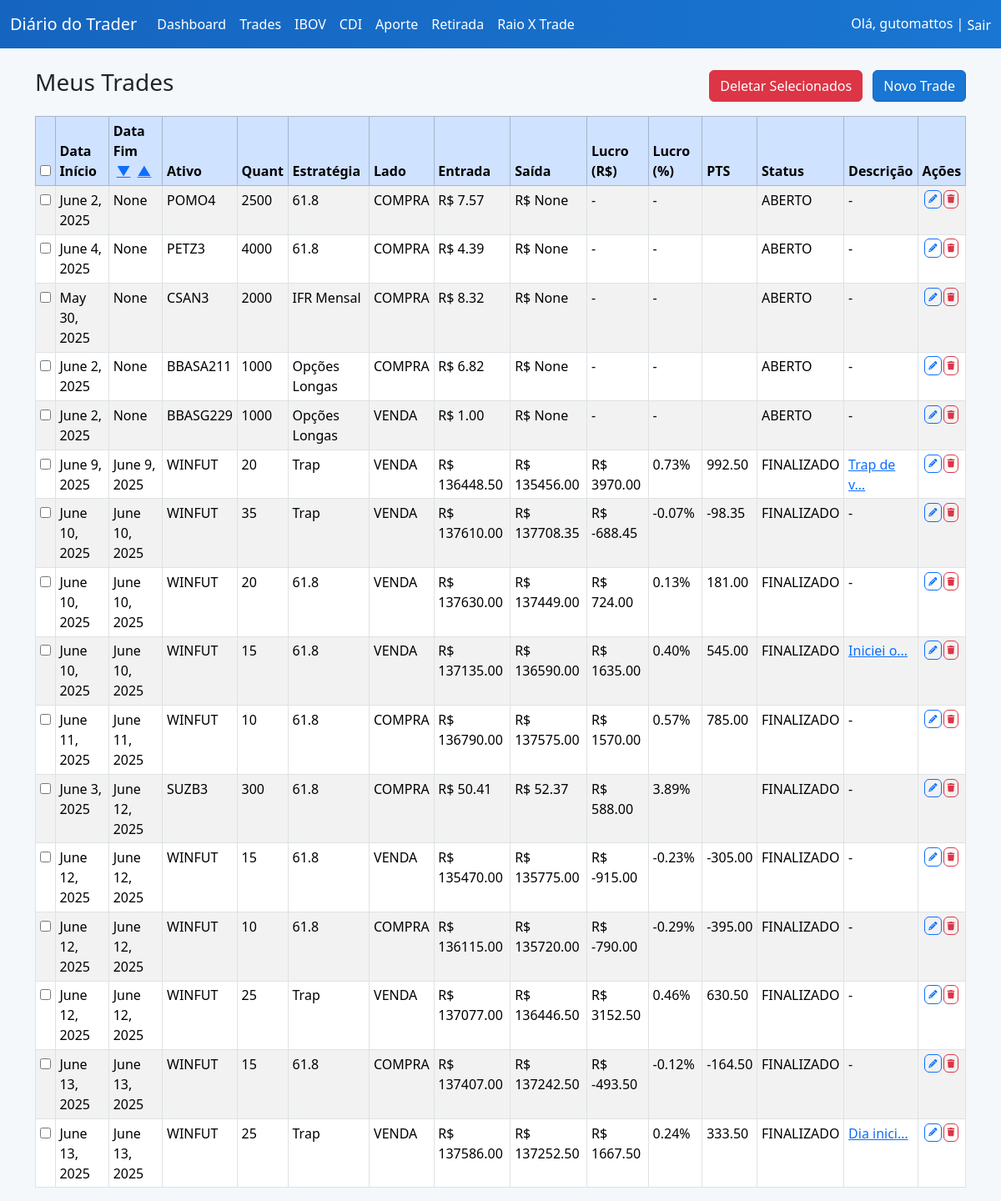
Page /trades/?ordem=asc (signed in) on the committed database.
### core/models.py (models this page shows)
class Trade(models.Model):
    LADOS = [
        ("COMPRA", "Compra"),
        ("VENDA", "Venda"),
    ]
    STATUS_CHOICES = [
        ("ABERTO", "Aberto"),
        ("FINALIZADO", "Finalizado"),
    ]
    usuario = models.ForeignKey(User, on_delete=models.CASCADE)
    data_inicio = models.DateField()
    data_fim = models.DateField(blank=True, null=True)
    ativo = models.CharField(max_length=20)
    quant = models.IntegerField()
    estrategia = models.ForeignKey(Estrategia, on_delete=models.PROTECT)
    lado = models.CharField(max_length=10, choices=LADOS)
    preco_entrada = models.DecimalField(max_digits=12, decimal_places=2)
    preco_saida = models.DecimalField(max_digits=12, decimal_places=2, blank=True, null=True)
    descricao = models.TextField(blank=True)
    status = models.CharField(max_length=12, choices=STATUS_CHOICES, default="FINALIZADO")
    def lucro_reais(self):
        if self.preco_entrada is None or self.preco_saida is None:
            return None
        if self.ativo == "WINFUT":
            fator = Decimal('0.2')
        elif self.ativo == "WDOFUT":
            fator = Decimal('10')
        else:
            fator = Decimal('1')
        if self.lado == "VENDA":
            return (self.preco_entrada - self.preco_saida) * self.quant * fator
        else:
            return (self.preco_saida - self.preco_entrada) * self.quant * fator
    def lucro_percentual(self):
        if self.preco_entrada is None or self.preco_saida is None:
            return None
        if self.lado == "VENDA":
            return (1 - self.preco_saida / self.preco_entrada) * 100
        else:
            return (self.preco_saida / self.preco_entrada - 1) * 100
    def pts(self):
        if self.ativo == "WINFUT":
            fator = Decimal('0.2')
        elif self.ativo == "WDOFUT":
            fator = Decimal('10')
        else:
            return None
        if self.lado == "VENDA":
            return (self.preco_entrada - self.preco_saida)
        else:
            return (self.preco_saida - self.preco_entrada)

class Estrategia(models.Model):
    nome = models.CharField(max_length=20, unique=True)
    ordem = models.PositiveIntegerField(default=0)
    class Meta:
        ordering = ['ordem', 'nome']
    def __str__(self):
        return self.nome

### core/views.py (the view)
# urls.py: path('trades/', views.trade_list, name='trade_list'),
@login_required
def trade_list(request):
    ordem = request.GET.get('ordem', 'desc')
    if ordem == 'asc':
        trades = Trade.objects.filter(usuario=request.user).order_by('data_fim')
    else:
        trades = Trade.objects.filter(usuario=request.user).order_by('-data_fim')
    return render(request, 'core/trade_list.html', {'trades': trades, 'ordem': ordem})

### templates/core/trade_list.html (shortened to what this page needs)
{% extends 'core/base.html' %}
{% block content %}
<form method="post" action="/trades/deletar-multiplos/" id="formDeletarMultiplos">
  <div class="d-flex justify-content-between align-items-center mb-3">
    <h3>Meus Trades</h3>
    <div>
      <button type="submit" class="btn btn-danger me-2" onclick="return confirm('Deseja realmente deletar os trades selecionados?')">Deletar Selecionados</button>
      <a href="/trades/novo/" class="btn btn-primary">Novo Trade</a>
    </div>
  </div>
  <table class="table table-striped table-bordered">
    <thead class="table-primary">
      <tr>
        <th><input type="checkbox" id="selectAll"></th>
        <th>Data Início</th>
        <th>
          Data Fim
          <a href="?ordem=desc" class="ms-1 {% if ordem == 'desc' %}fw-bold text-primary{% endif %}">▼</a>
          <a href="?ordem=asc" class="ms-1 {% if ordem == 'asc' %}fw-bold text-primary{% endif %}">▲</a>
        </th>
        <th>Ativo</th>
        <th>Quant</th>
        <th>Estratégia</th>
        <th>Lado</th>
        <th>Entrada</th>
        <th>Saída</th>
        <th>Lucro (R$)</th>
        <th>Lucro (%)</th>
        <th>PTS</th>
        <th>Status</th>
        <th>Descrição</th>
        <th>Ações</th>
      </tr>
    </thead>
    <tbody>
      {% for trade in trades %}
      <tr>
        <td><input type="checkbox" name="selected_trades" value="{{ trade.id }}"></td>
        <td>{{ trade.data_inicio }}</td>
        <td>{{ trade.data_fim }}</td>
        <td>{{ trade.ativo }}</td>
        <td>{{ trade.quant }}</td>
        <td>{{ trade.estrategia }}</td>
        <td>{{ trade.lado }}</td>
        <td>R$ {{ trade.preco_entrada }}</td>
        <td>R$ {{ trade.preco_saida }}</td>
        <td>
          {% if trade.lucro_reais is not None %}
            R$ {{ trade.lucro_reais|floatformat:2 }}
          {% else %}
            -
          {% endif %}
        </td>
        <td>
          {% if trade.lucro_percentual is not None %}
            {{ trade.lucro_percentual|floatformat:2 }}%
          {% else %}
            -
          {% endif %}
        </td>
        <td>{% if trade.pts is not None %}{{ trade.pts|floatformat:2 }}{% endif %}</td>
        <td>{{ trade.status }}</td>
        <td>
          {% if trade.descricao %}
            <a href="#" data-bs-toggle="modal" data-bs-target="#descModal{{ trade.id }}">
              {{ trade.descricao|truncatechars:10 }}
            </a>
          {% else %}-{% endif %}
        </td>
        <td class="text-center">
          <div style="display: flex; gap: 2px; justify-content: center; align-items: center;">
            <a href="/trades/editar/{{ trade.id }}/" class="btn btn-xs btn-outline-primary px-1 py-0" style="font-size:0.85rem;" title="Editar">
            </a>
            <a href="/trades/deletar/{{ trade.id }}/" class="btn btn-xs btn-outline-danger px-1 py-0" style="font-size:0.85rem;" title="Excluir" onclick="return confirm('Deseja realmente deletar este trade?')">
            </a>
          </div>
        </td>
      </tr>
      {% empty %}
      <tr><td colspan="14" class="text-center">Nenhum trade cadastrado ainda.</td></tr>
      {% endfor %}
    </tbody>
  </table>
</form>
{% endblock %}

### templates/core/base.html (shortened to what this page needs)
<!DOCTYPE html>
<html lang="pt-br">
<head>
    <link href="https://cdn.jsdelivr.net/npm/bootstrap@5.3.2/dist/css/bootstrap.min.css" rel="stylesheet">
    <link rel="stylesheet" href="https://cdnjs.cloudflare.com/ajax/libs/font-awesome/6.4.0/css/all.min.css">
</head>
<body>
<nav class="navbar navbar-expand-lg mb-4">
  <div class="container-fluid">
    <a class="navbar-brand" href="/">Diário do Trader</a>
    <div class="collapse navbar-collapse">
      <ul class="navbar-nav me-auto mb-2 mb-lg-0">
        <li class="nav-item"><a class="nav-link" href="/dashboard/">Dashboard</a></li>
        <li class="nav-item"><a class="nav-link" href="/trades/">Trades</a></li>
        <li class="nav-item"><a class="nav-link" href="/ibov/">IBOV</a></li>
        <li class="nav-item"><a class="nav-link" href="/cdi/">CDI</a></li>
        <li class="nav-item"><a class="nav-link" href="/aporte/">Aporte</a></li>
        <li class="nav-item"><a class="nav-link" href="/retirada/">Retirada</a></li>
        <li class="nav-item"><a class="nav-link" href="{% url 'raio_x_trade' %}">Raio X Trade</a></li>
      </ul>
      <span class="navbar-text">
        {% if user.is_authenticated %}
          Olá, {{ user.username }} |
          <form action="/logout/" method="post" style="display:inline;">
            <button type="submit" class="nav-link d-inline p-0 btn btn-link" style="padding:0;">Sair</button>
          </form>
        {% else %}
          <a href="/login/" class="nav-link d-inline p-0">Entrar</a>
        {% endif %}
      </span>
    </div>
  </div>
</nav>
<div class="container">
    {% block content %}{% endblock %}
</div>
</body>
</html>

### templates/core/base.html (style rules this page uses)
body { background: #f4f8fb; }
.navbar { background: linear-gradient(90deg, #1565c0 0%, #1976d2 100%); }
.navbar-brand, .nav-link, .navbar-text { color: #fff !important; }
.btn-primary { background-color: #1976d2; border-color: #1565c0; }

### templates/core/trade_list.html (style rules this page uses)
.table td, .table th { padding: 0.3rem 0.3rem; }

### rows in the picture
Trade: data_inicio "June 2, 2025", data_fim "None", ativo "POMO4", quant "2500", estrategia "61.8", lado "COMPRA", preco_entrada "7.57", preco_saida "None", status "ABERTO"
Trade: data_inicio "June 4, 2025", data_fim "None", ativo "PETZ3", quant "4000", estrategia "61.8", lado "COMPRA", preco_entrada "4.39", preco_saida "None", status "ABERTO"
Trade: data_inicio "May 30, 2025", data_fim "None", ativo "CSAN3", quant "2000", estrategia "IFR Mensal", lado "COMPRA", preco_entrada "8.32", preco_saida "None", status "ABERTO"
Trade: data_inicio "June 2, 2025", data_fim "None", ativo "BBASA211", quant "1000", estrategia "Opções Longas", lado "COMPRA", preco_entrada "6.82", preco_saida "None", status "ABERTO"
Trade: data_inicio "June 2, 2025", data_fim "None", ativo "BBASG229", quant "1000", estrategia "Opções Longas", lado "VENDA", preco_entrada "1.00", preco_saida "None", status "ABERTO"
Trade: data_inicio "June 9, 2025", data_fim "June 9, 2025", ativo "WINFUT", quant "20", estrategia "Trap", lado "VENDA", preco_entrada "136448.50", preco_saida "135456.00", lucro_reais "3970.00", lucro_percentual "0.73", pts "992.50", status "FINALIZADO", descricao "Trap de v…"
Trade: data_inicio "June 10, 2025", data_fim "June 10, 2025", ativo "WINFUT", quant "35", estrategia "Trap", lado "VENDA", preco_entrada "137610.00", preco_saida "137708.35", lucro_reais "-688.45", lucro_percentual "-0.07", pts "-98.35", status "FINALIZADO"
Trade: data_inicio "June 10, 2025", data_fim "June 10, 2025", ativo "WINFUT", quant "20", estrategia "61.8", lado "VENDA", preco_entrada "137630.00", preco_saida "137449.00", lucro_reais "724.00", lucro_percentual "0.13", pts "181.00", status "FINALIZADO"
Trade: data_inicio "June 10, 2025", data_fim "June 10, 2025", ativo "WINFUT", quant "15", estrategia "61.8", lado "VENDA", preco_entrada "137135.00", preco_saida "136590.00", lucro_reais "1635.00", lucro_percentual "0.40", pts "545.00", status "FINALIZADO", descricao "Iniciei o…"
Trade: data_inicio "June 11, 2025", data_fim "June 11, 2025", ativo "WINFUT", quant "10", estrategia "61.8", lado "COMPRA", preco_entrada "136790.00", preco_saida "137575.00", lucro_reais "1570.00", lucro_percentual "0.57", pts "785.00", status "FINALIZADO"
Trade: data_inicio "June 3, 2025", data_fim "June 12, 2025", ativo "SUZB3", quant "300", estrategia "61.8", lado "COMPRA", preco_entrada "50.41", preco_saida "52.37", lucro_reais "588.00", lucro_percentual "3.89", status "FINALIZADO"
Trade: data_inicio "June 12, 2025", data_fim "June 12, 2025", ativo "WINFUT", quant "15", estrategia "61.8", lado "VENDA", preco_entrada "135470.00", preco_saida "135775.00", lucro_reais "-915.00", lucro_percentual "-0.23", pts "-305.00", status "FINALIZADO"
Trade: data_inicio "June 12, 2025", data_fim "June 12, 2025", ativo "WINFUT", quant "10", estrategia "61.8", lado "COMPRA", preco_entrada "136115.00", preco_saida "135720.00", lucro_reais "-790.00", lucro_percentual "-0.29", pts "-395.00", status "FINALIZADO"
Trade: data_inicio "June 12, 2025", data_fim "June 12, 2025", ativo "WINFUT", quant "25", estrategia "Trap", lado "VENDA", preco_entrada "137077.00", preco_saida "136446.50", lucro_reais "3152.50", lucro_percentual "0.46", pts "630.50", status "FINALIZADO"
Trade: data_inicio "June 13, 2025", data_fim "June 13, 2025", ativo "WINFUT", quant "15", estrategia "61.8", lado "COMPRA", preco_entrada "137407.00", preco_saida "137242.50", lucro_reais "-493.50", lucro_percentual "-0.12", pts "-164.50", status "FINALIZADO"
Trade: data_inicio "June 13, 2025", data_fim "June 13, 2025", ativo "WINFUT", quant "25", estrategia "Trap", lado "VENDA", preco_entrada "137586.00", preco_saida "137252.50", lucro_reais "1667.50", lucro_percentual "0.24", pts "333.50", status "FINALIZADO", descricao "Dia inici…"

### other values in the picture
{{ user.username }} "gutomattos"
